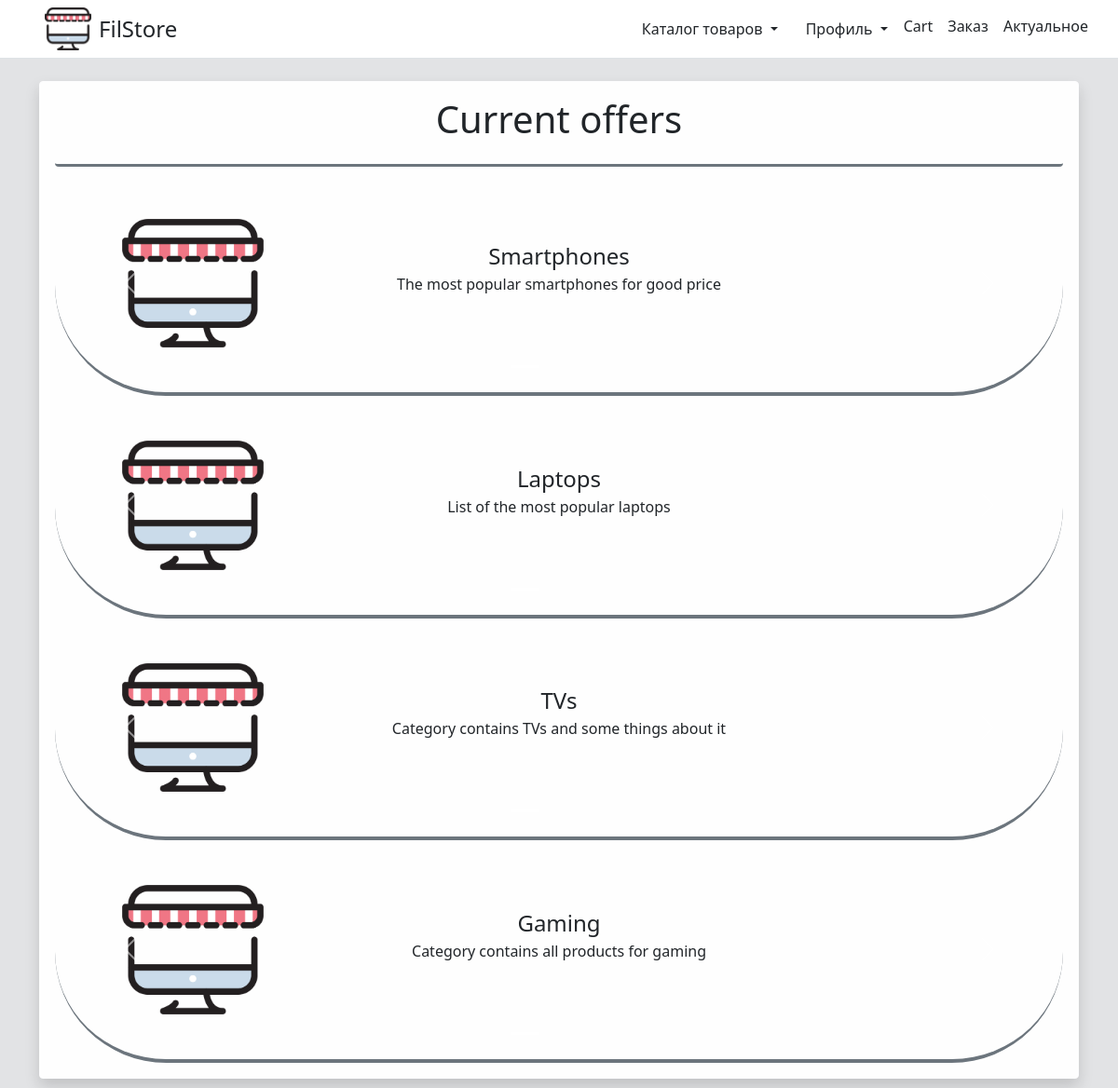
The page / on the database its author committed.
### catalog/models.py (models this page shows)
class Category(models.Model):
    name = models.CharField("Name", max_length=50)
    description = models.TextField("Description")
    is_active = models.BooleanField("Is active", default=True)
    def __str__(self):
        return self.name
    def get_products(self):
        return Product.objects.filter(category=self.pk)[:2]
    class Meta:
        verbose_name = "Category"
        verbose_name_plural = "Categories"

### catalog/views.py (the view)
# urls.py: path('', views.index, name='cart'),
def index(request, pk=None, tag_name=None):
    context = {}
    is_main = False
    if pk:
        products = Product.objects.filter(category__pk=pk).order_by("-is_available")
        category = Category.objects.get(pk=pk)
        context.update({
            "category": category
        })
    elif tag_name:
        products = Product.objects.filter(tags__name=tag_name).order_by("-is_available")
        context.update({
            "tag": tag_name
        })
    else:
        products = Product.objects.all()
        is_main = True
    basket = []
    if request.user.is_authenticated:
        basket = Cart.objects.filter(user=request.user)
    context.update({
        "is_main": is_main,
        "products": products,
        "basket": basket
    })
    print(context)
    return render(request, "catalog/catalog.html", context)

### catalog/context_processors.py (called while the page is built)
def categories(request):
    names_category = Category.objects.all()
    context = {
        "categories": names_category,
    }
    if request.user.is_authenticated:
        carts = Cart.objects.filter(user=request.user)
        context.update({
            "carts": carts,
        })
    return context

### catalog/models.py (called while the page is built)
    def __str__(self):
        return self.name

### catalog/templates/catalog/catalog.html (shortened to what this page needs)
{% extends "base.html" %}
{% block content %}
    <div class="shadow alert alert-light text-dark rounded">
        {% if is_main %}
            <h4 class="text-center fs-1 pb-4 border-bottom border-secondary border-3 rounded-2">Current offers</h4>
            {% for category in categories %}
                {% if category.get_products|length >= 2 %}
                    <div id="{{ category.name }}" class="carousel slide py-5 border-bottom border-secondary border-4 rounded-pill" data-bs-ride="carousel">
                      <div class="carousel-indicators dark">
                        <button type="button" data-bs-target="#{{ category.name }}" data-bs-slide-to="0" class="active" aria-current="true" aria-label="Slide 1"></button>
                        <button type="button" data-bs-target="#{{ category.name }}" data-bs-slide-to="1" aria-label="Slide 2"></button>
                        <button type="button" data-bs-target="#{{ category.name }}" data-bs-slide-to="2" aria-label="Slide 3"></button>
                      </div>
                      <div class="carousel-inner">
                        <div class="carousel-item active">
                          <img src="{{ MEDIA_URL }}shop_logo.png" style="max-width: 200px" class="d-block ms-5 px-4" alt="shop_logo">
                          <div class="carousel-caption d-none d-md-block align-middle text-dark">
                            <a class="text-decoration-none text-dark fs-4 stretched-link" href="{% url 'product_list' category.pk %}">{{ category.name }}</a>
                            <p>{{ category.description}}</p>
                          </div>
                        </div>
                      </div>
                      <button class="carousel-control-prev" type="button" data-bs-target="#{{ category.name }}" data-bs-slide="prev">
                        <span class="carousel-control-prev-icon" aria-hidden="true"></span>
                      </button>
                      <button class="carousel-control-next" type="button" data-bs-target="#{{ category.name }}" data-bs-slide="next">
                        <span class="carousel-control-next-icon" aria-hidden="true"></span>
                      </button>
                    </div>
                {% endif %}
            {% endfor %}
        {% endif %}
    </div>
{% endblock %}

### templates/base.html (shortened to what this page needs)
<!DOCTYPE html>
<html lang="en">
<head>
    <link rel="stylesheet" href="https://cdn.jsdelivr.net/npm/bootstrap@5.0.2/dist/css/bootstrap.min.css">
</head>
<body class="mainStyle">
    <div class="bg-white d-flex flex-column flex-md-row align-items-center py-2 mb-4 border-bottom">
      <a href="/" class="d-flex align-items-center text-dark text-decoration-none px-5">
          <img src="{{ MEDIA_URL }}shop_logo.png" style="max-width: 50px" class="img-fluid me-2" alt="shop_logo">
          <span class="fs-4">FilStore</span>
      </a>
      <nav class="d-inline-flex mt-md-0 me-3 my-auto ms-md-auto">
        <div class="dropdown me-1 mt-1">
          <button class="btn dropdown-toggle" type="button" id="dropdownMenuButton1" data-bs-toggle="dropdown" aria-expanded="false">
            Каталог товаров
          </button>
        </div>
        <div class="dropdown me-1 mt-1">
            <button class="btn dropdown-toggle" type="button" id="dropdownMenuButton2" data-bs-toggle="dropdown" aria-expanded="false">
                Профиль
            </button>
        </div>
        <span class="me-3 py-2  d-inline-block" tabindex="0" data-bs-toggle="popover" data-bs-placement="bottom" data-bs-trigger="hover focus" data-bs-content="Всего товаров {{ carts.1.count_carts_quantities }}">
            <a class="text-dark text-decoration-none" href="{% url 'cart' %}">Cart</a>
        </span>
        <a class="me-3 py-2 text-dark text-decoration-none" href="#">Заказ</a>
        <a class="me-3 py-2 text-dark text-decoration-none" href="#">Актуальное</a>
      </nav>
    </div>
    <div class="container-lg px-sm-4">
        <div class="row">
            {% block content %}{% endblock %}
        </div>
    </div>
</body>
</html>

### templates/base.html (style rules this page uses)
.mainStyle { background-color: #e2e3e5!important; }

### rows shown on the page
Category: name "Smartphones", description "The most popular smartphones for good price"
Category: name "Laptops", description "List of the most popular laptops"
Category: name "TVs", description "Category contains TVs and some things about it"
Category: name "Gaming", description "Category contains all products for gaming"
